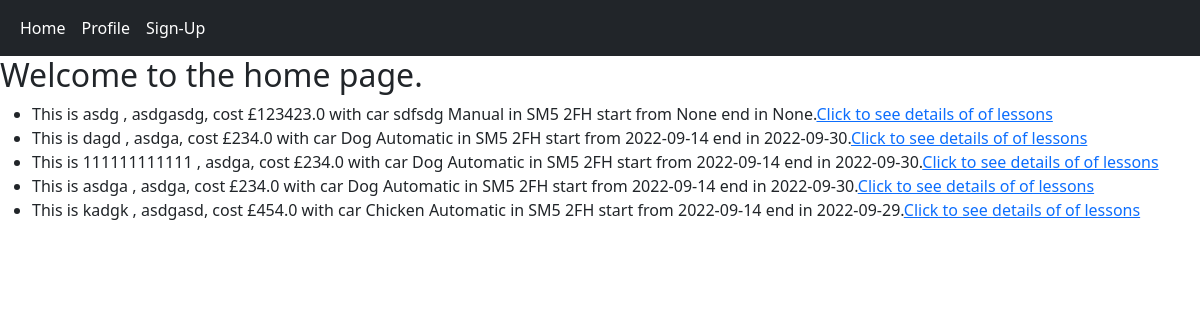
The page /home on the database its author committed.
### app.py (models this page shows)
class Lesson(db.Model):
    __tablename__ = "lesson"
    id = db.Column(db.Integer, primary_key=True)
    title = db.Column(db.String)
    description = db.Column(db.String)
    startDate = db.Column(db.Date)
    completionDate = db.Column(db.Date)
    cost = db.Column(db.Float)
    car = db.Column(db.String)
    carType = db.Column(db.String)
    postCode = db.Column(db.String)
    customerID = db.Column(db.Integer, db.ForeignKey('customer.id'))
    instructorID = db.Column(db.Integer, db.ForeignKey('instructor.id'))
    review = db.relationship('Review', backref='one_Review')

### app.py (the view)
@app.route('/')
@app.route('/home')
def home():
    data = Lesson.query.all()
    return render_template('home.html',items = data)

### templates/home.html (shortened to what this page needs)
{% extends  "base.html" %}
{% block content %}
    <body>
        <h2>Welcome to the home page.</h2>
        <ul>
            {% for item in items %}
            <li>This is {{item.title}} , {{item.description}}, cost £{{item.cost}} with car {{item.car}} {{item.carType}} in {{item.postCode}} start from {{item.startDate}} end in {{item.completionDate}}.<a href="{{url_for('checkLesson', x=item.id)}}">Click to see details of of lessons</a></li>
            {% endfor %}
        </ul>
    </body>
{% endblock %}

### templates/base.html (shortened to what this page needs)
<html>
    <head>
        <link href="https://cdn.jsdelivr.net/npm/bootstrap@5.1.3/dist/css/bootstrap.min.css" rel="stylesheet">
                <nav class="navbar navbar-expand-sm bg-dark navbar-dark">
                    <div class="container-fluid">
                    <ul class="navbar-nav">
                        <li class="nav-item">
                        <a class="nav-link active" href="{{url_for('home')}}">Home</a>
                        </li>
                        <li class="nav-item">
                        <a class="nav-link active" href="{{url_for('profile')}}">Profile</a>
                        </li>
                        <li class="nav-item">
                        <a class="nav-link active" href="{{url_for('register')}}">Sign-Up</a>
                        </li>
                    </ul>
                    </div>
                </nav>
            </head>
    {% block content %}{% endblock %}
</html>

### rows shown on the page
Lesson: title "asdg", description "asdgasdg", cost "123423.0", car "sdfsdg", carType "Manual", postCode "SM5 2FH", startDate "None", completionDate "None"
Lesson: title "dagd", description "asdga", cost "234.0", car "Dog", carType "Automatic", postCode "SM5 2FH", startDate "2022-09-14", completionDate "2022-09-30"
Lesson: title "111111111111", description "asdga", cost "234.0", car "Dog", carType "Automatic", postCode "SM5 2FH", startDate "2022-09-14", completionDate "2022-09-30"
Lesson: title "asdga", description "asdga", cost "234.0", car "Dog", carType "Automatic", postCode "SM5 2FH", startDate "2022-09-14", completionDate "2022-09-30"
Lesson: title "kadgk", description "asdgasd", cost "454.0", car "Chicken", carType "Automatic", postCode "SM5 2FH", startDate "2022-09-14", completionDate "2022-09-29"
